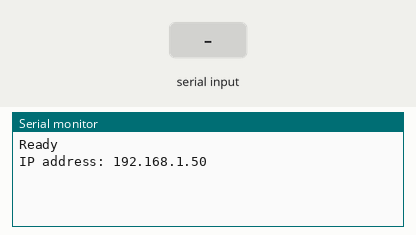
The sketch below on a simulated ESP8266 (NodeMCU). Shown: the last lines printed to the serial monitor. Inputs (shaded band) come from the test bench. WiFi joins after 1.5 s; servers stay silent unless stated; uploads are accepted with an empty reply.

Above: at 2.7 s.
2.8 s: "s" received over Serial
At 4.1 s:
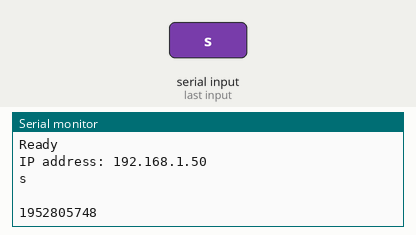
4.4 s: "e" received over Serial
At 4.66 s:
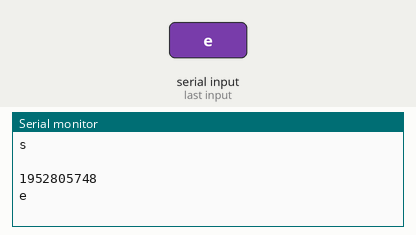
6.0 s: "," received over Serial
At 6.8 s:
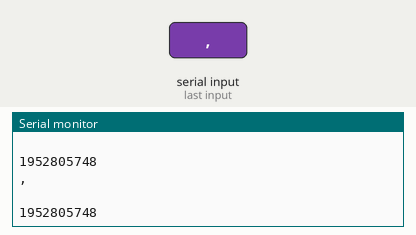
7.6 s: "1" received over Serial
At 9.3 s:
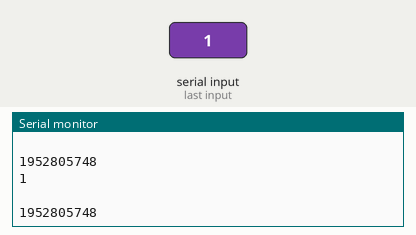

The sketch:

wysylanieDoSQL.ino
```cpp
#include <ESP8266WiFi.h>
#include <ESP8266HTTPClient.h>

const char* ssid     = "UPC6A852F6";
const char* password = "eywavRxp5t6w";


void setup() {

  Serial.begin(9600);
  Serial.println();

  WiFi.mode(WIFI_STA);
  WiFi.begin(ssid, password);
  while (WiFi.waitForConnectResult() != WL_CONNECTED) {
    Serial.println("Connection Failed! Rebooting...");
    delay(1000);
    ESP.restart();
  }

  Serial.println("Ready");
  Serial.print("IP address: ");
  Serial.println(WiFi.localIP());

}


void loop()
{
  if(WiFi.isConnected())
  {
    if(Serial.available())
    {
      String temp1 = "";
      String temp2 = "";
      String humidity = "";
      String pressure = "";
      bool t1 = false;
      bool t2 = false;
      bool h = false;
      bool p = false;
      delay(100);
      while (Serial.available())
      {
        char c = (char)Serial.read();
        Serial.print(c);
        if(c == 's')
        {
          t1 = true;
          continue;
        }
        else if(c == 'e')
        {
          break;
        }
        else if(c == ',')
        {
          if(t1)
          {
            t1 = false;
            t2 = true;
          }
          else if(t2)
          {
            t2 = false;
            h = true;
          }
          else if(h)
          {
            h = false;
            p = true;
          }
          continue;
        }

        if(t1) temp1 += c;
        else if(t2) temp2 += c;
        else if(h) humidity += c;
        else if(p) pressure += c;
      }
      Serial.println(" ");
      Serial.print(temp1);
      Serial.print(" ");
      Serial.print(temp2);
      Serial.print(" ");
      Serial.print(humidity);
      Serial.print(" ");
      Serial.println(pressure);
      postDataToSQL(temp1, temp2, humidity, pressure);
      delay(100);

    }
  }
  else
  {
    delay(1000);
    ESP.restart();
  }
}


void postDataToSQL(String temp1, String temp2, String humidity, String pressure)
{
  HTTPClient http;
  String postData= "temp1=" + temp1 + "&temp2=" + temp2 + "&humidity=" + humidity  + "&pressure=" + pressure;
  http.begin("http://www.stacjapogodowa.ugu.pl/insert_to_sql.php");
  http.addHeader("Content-Type", "application/x-www-form-urlencoded");
  int httpCode = http.POST(postData);
  String payload = http.getString();
  Serial.println(payload);
  Serial.println('test');
  http.end();
}
```

Measured:
- after the input at 2.8 s, the serial monitor: prints a new line after 0.10 s (image 1)
- after the input at 4.4 s, the serial monitor: prints a new line after 0.10 s (image 2)
- after the input at 6.0 s, the serial monitor: prints a new line after 0.10 s (image 3)
- after the input at 7.6 s, the serial monitor: prints a new line after 0.10 s (image 4)
